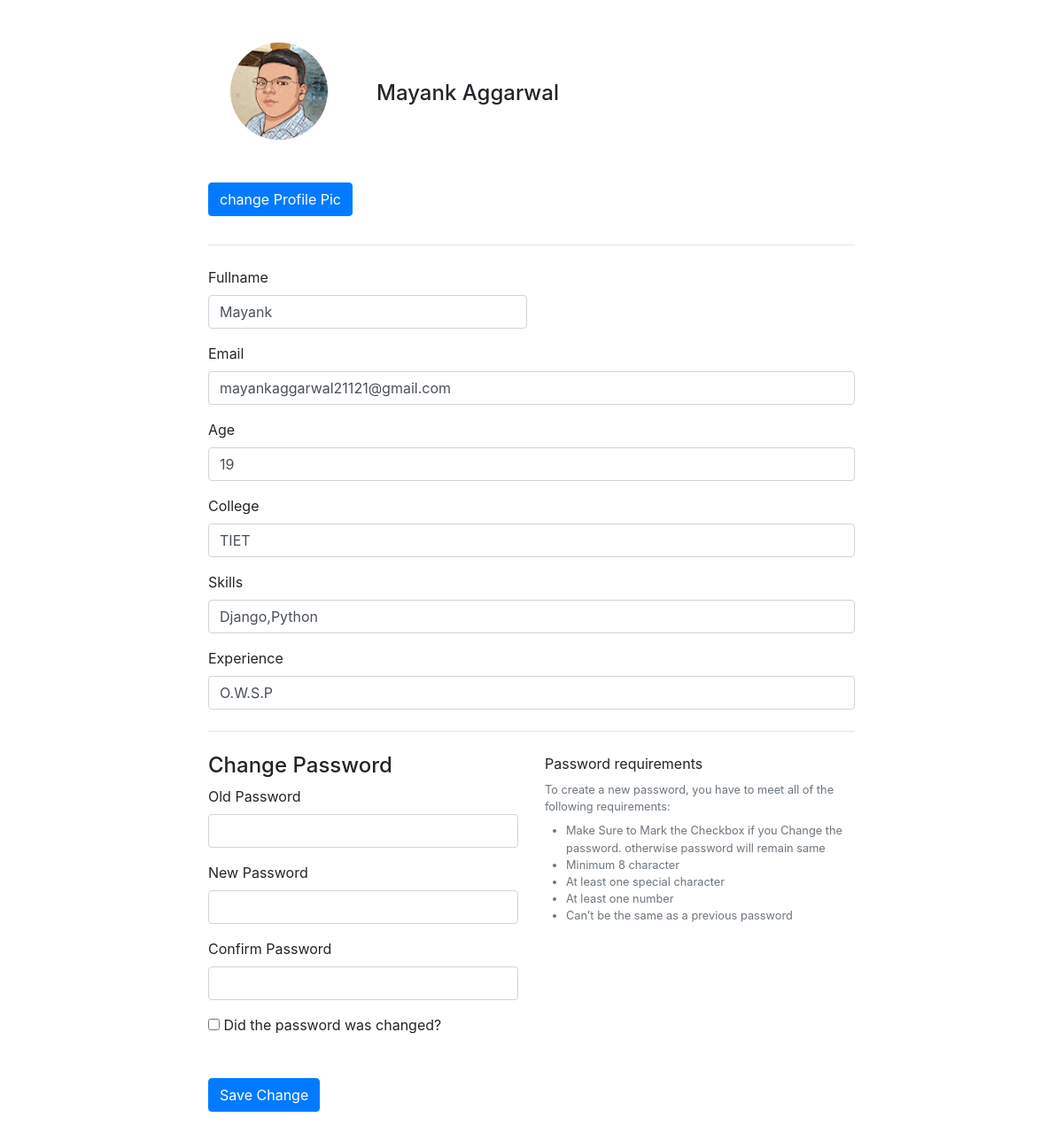
Screenshot of /dashboard/profile (signed in) with the database file from the repository.
### home/models.py (models this page shows, shortened)
class Customer(models.Model):
    full_name=models.CharField(max_length=100,null=True,blank=True)
    temp_email=models.CharField(max_length=100,null=True,blank=True)
    user=models.ForeignKey(User, on_delete= models.CASCADE ,null=True, blank=True)
    user_Type=models.ForeignKey(userType,on_delete=models.CASCADE,null=True, blank=True)
    myplan=models.ForeignKey(plan,on_delete= models.CASCADE,null=True, blank=True)
    is_verified=models.BooleanField(default=False,null=True,blank=True)
    age=models.IntegerField(null=True,blank=True)
    college=models.CharField(max_length=100,null=True,blank=True)
    skills=models.CharField(max_length=100,null=True,blank=True)
    experience=models.CharField(max_length=200,null=True,blank=True)
    otp_code=models.CharField(max_length=100,null=True)
    pic = models.FileField(upload_to="Profiles/", blank=True)

### home/views.py (the view, shortened to what this page needs)
# urls.py: path('dashboard/profile', views.view_profile,name="view_profile"),
def view_profile(request):
    if request.user.is_authenticated:
        try:
            my_user = Customer.objects.filter(user=request.user)
        except:
            print('Unable to fetch user')
        return render(request,"home/profile.html", context={"this_user":my_user})
    return render(request,"home/home.html", context={})

### home/templates/home/profile.html (shortened to what this page needs)
{% load static %}
<!DOCTYPE html>
<html lang="en">
<head>
    <link rel="stylesheet" href="{% static 'profile/style.css'%}">
    <link rel="stylesheet" href="https://cdn.jsdelivr.net/npm/bootstrap@4.5.3/dist/css/bootstrap.min.css">
</head>
<body>
    <div class="container">
<div class="row justify-content-center">
    <div class="col-12 col-lg-10 col-xl-8 mx-auto">
        <div class="my-4">
            <div class="row mt-5 align-items-center">
                <div class="col-md-3 text-center mb-5">
                    {% for my_user in this_user %}
                    <form action="{% url 'view_profile' %}" method="POST" enctype="multipart/form-data">
                    <div class="avatar avatar-xl">
                        {% if my_user.pic %}
                        <img src="{{ my_user.pic.url }}" alt="..." class="avatar-img rounded-circle" />
                        {% else %}
                        <img src="https://bootdey.com/img/Content/avatar/avatar6.png" alt="..." class="avatar-img rounded-circle" />
                        {% endif %}
                    </div>
                </div>
                <div class="col">
                    <div class="row align-items-center">
                        <div class="col-md-7">
                            <h4 class="mb-1">{{my_user.full_name}}</h4>
                        </div>
                    </div>
                    <div class="row mb-4">
                        <div class="col-md-7">
                        </div>
                    </div>
                    </div>
                </div>
                <div>
                    <label for="files" class="btn btn-primary">change Profile Pic</label>
                </div>
                <hr class="my-4" />
                <div class="form-row">
                    <div class="form-group col-md-6">
                        <label for="full_name">Fullname</label>
                        <input type="text" id="firstname" name="full_name" for="full_name" value={{my_user.full_name}} class="form-control" placeholder="Brown" />
                    </div>
                </div>
                <div class="form-group">
                    <label for="inputEmail4">Email</label>
                    <input type="email" class="form-control" name="email" for="email" value={{my_user.temp_email}} id="inputEmail4" placeholder="abc@gmail.com" />
                </div>
                <div class="form-group">
                    <label for="inputEmail4">Age</label>
                    <input type="number" class="form-control" name="age" for="age" value={{my_user.age}} id="inputEmail4" placeholder=".." />
                </div>
                <div class="form-group">
                    <label for="inputEmail4">College</label>
                    <input type="text" class="form-control" name="college" for="college" value={{my_user.college}} id="inputEmail4" placeholder=".." />
                </div>
                <div class="form-group">
                    <label for="inputEmail4">Skills</label>
                    <input type="text" class="form-control" name="skills" for="skills" value={{my_user.skills}} id="inputEmail4" placeholder=".." />
                </div>
                <div class="form-group">
                    <label for="inputEmail4">Experience</label>
                    <input type="text" class="form-control" name="experience" for="experience" value={{my_user.experience}} id="inputEmail4" placeholder=".." />
                </div>
                <hr class="my-4" />
                <div class="row mb-4">
                    <div class="col-md-6">
                        <h4 for="inputPassword4 title">Change Password</h4>
                        <div class="form-group">
                            <label for="inputPassword4">Old Password</label>
                            <input type="password" name="old_pass" for="old_pass" class="form-control" id="inputPassword5" />
                        </div>
                        <div class="form-group">
                            <label for="inputPassword5">New Password</label>
                            <input type="password" name="new_pass" for="new_pass" class="form-control" id="inputPassword5" />
                        </div>
                        <div class="form-group">
                            <label for="inputPassword6">Confirm Password</label>
                            <input type="password" class="form-control" name="cnew_pass" for="cnew_pass" id="inputPassword6" />
                        </div>
                        <div class="form-group">
                            <input type="checkbox" class="" name="check_pass" for="check_pass" id="inputPassword6"/>
                            <label for="inputPassword6">Did the password was changed?</label>
                        </div>
                    </div>
                    <div class="col-md-6">
                        <p class="mb-2">Password requirements</p>
                        <p class="small text-muted mb-2">To create a new password, you have to meet all of the following requirements:</p>
                        <ul class="small text-muted pl-4 mb-0">
                            <li>Make Sure to Mark the Checkbox if you Change the password. otherwise password will remain same</li>
                            <li>Minimum 8 character</li>
                            <li>At least one special character</li>
                            <li>At least one number</li>
                            <li>Can’t be the same as a previous password</li>
                        </ul>
                    </div>
                </div>
                <button type="submit" class="btn btn-primary">Save Change</button>
            {% endfor %}
        </div>
    </div>
</div>
</div>
</body>
</html>

### static/profile/style.css (style rules this page uses)
body { color: #8e9194; background-color: #f4f6f9; }
.avatar-xl img { width: 110px; }
.rounded-circle { border-radius: 50% !important; }
img { vertical-align: middle; border-style: none; }
.text-muted { color: #aeb0b4 !important; }
.text-muted { font-weight: 300; }
.form-control { display: block; width: 100%; height: calc(1.5em + 0.75rem + 2px); padding: 0.375rem 0.75rem; font-size: 0.875rem; font-weight: 400; line-height: 1.5; color: #4d5154; background-color: #ffffff; background-clip: padding-box; border: 1px solid #eef0f3; border-radius: 0.25rem; transition: border-color 0.15s ease-in-out, box-shadow 0.15s ease-in-out; }

### rows the page displays
Customer: pic (picture), full_name "Mayank Aggarwal", email "mayankaggarwal21121@gmail.com", age "19", college "TIET", skills "Django,Python", experience "O.W.S.P"
